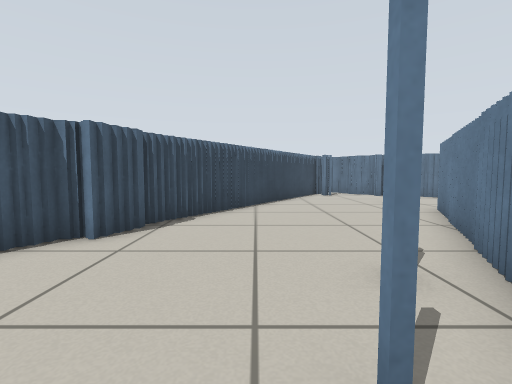
View 1 (above)

12 first-person views from a walk through a world built for the Gazebo simulator. The camera is 0.57 m above the floor, tilts 4° down and sees 85° across. The floor is counted in squares, 0.5 m on a side. Each view is taken from the middle of a square. On the plan, view 1 faces up. The plan holds only what a view shows up to about 12 squares ahead; the rest is blank. The place goes on beyond the plan.

View 2
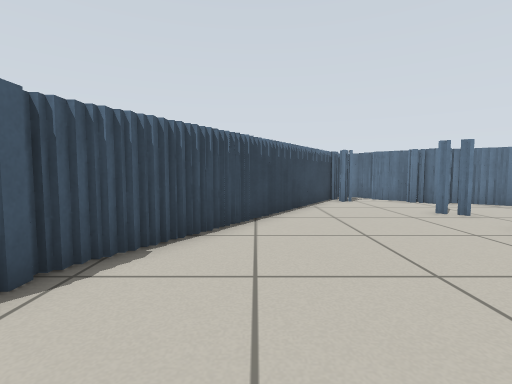

View 3
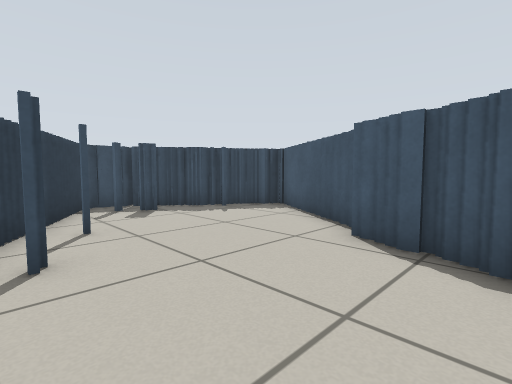

View 4
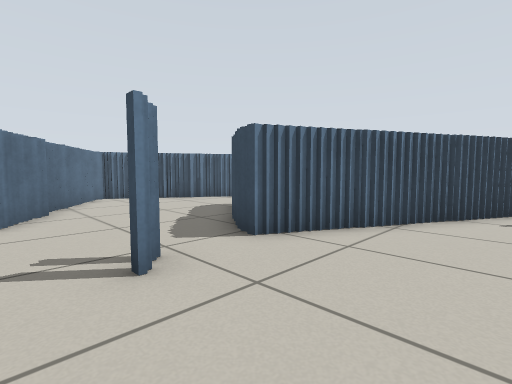

View 5
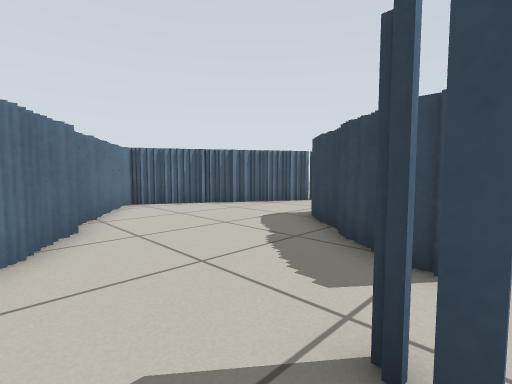

View 6
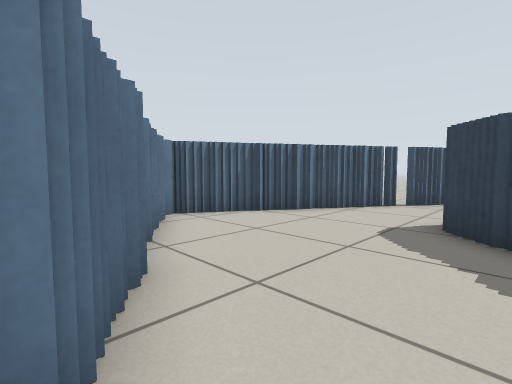

View 7
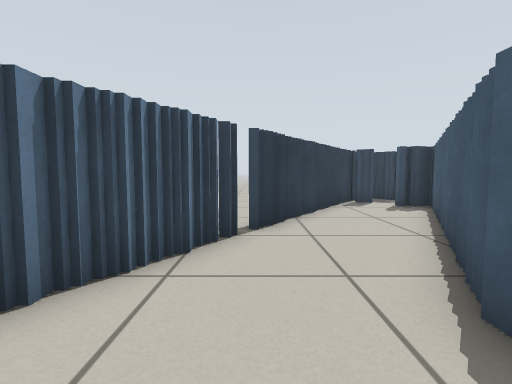

View 8
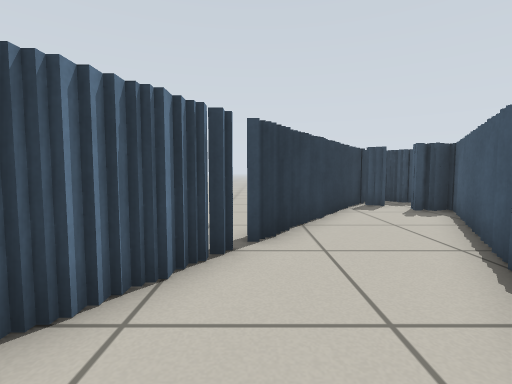

View 9
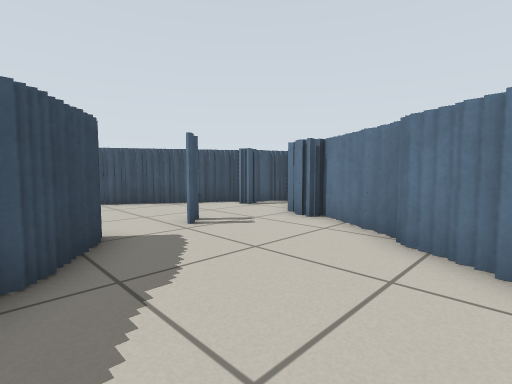

View 10
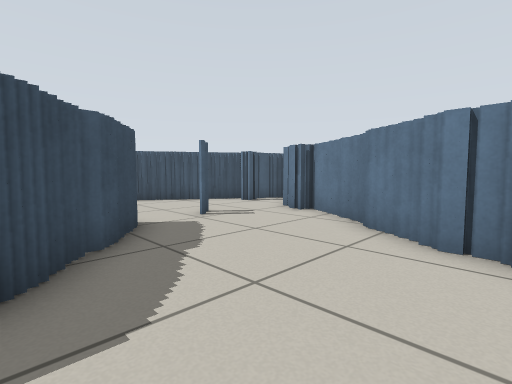

View 11
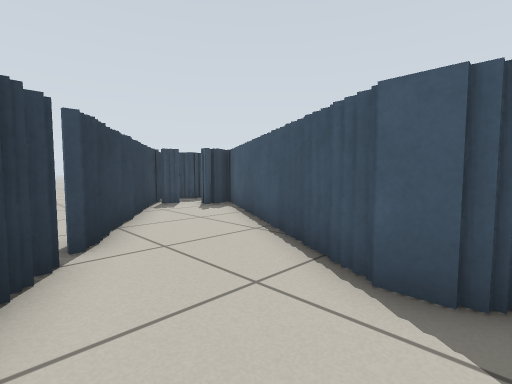

View 12
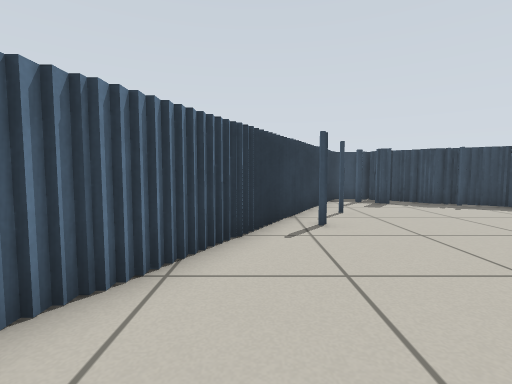

### Floor plan
Key: @ floor where view 1 was taken; # wall or solid block; . floor.
Columns run from 6 left of view 1 to 15 right of it. Each row starts with its distance up from view 1.
 15          ####
 14         ###.##
 13        ##...####
 12        #.......##
 11       ##........###
 10       #....#......###
  9      ##.............##
  8     ##.....###.......#
  7     #......####.....##
  6    ##.....##  ##....#
  5   ##......#   ##...##
  4   #......##   ##..##
  3  ##.....##    #...#
  2 ##......##   ##..##
  1 #......##   ##...#
  0 ##....@##   #...##
 -1  ####..#    #..##
 -2    #####    #..#
 -3             #.##
 -4             ###

Positions as (right, up) in squares from view 1, and headings:
1: (0, 0), facing up
2: (0, 3), facing up
3: (2, 7), facing down-left
4: (2, 12), facing down-right
5: (5, 12), facing down-right
6: (8, 12), facing down-right
7: (11, 7), facing down
8: (11, 6), facing down
9: (11, 7), facing up-left
10: (12, 6), facing up-left
11: (12, 6), facing down-left
12: (3, 9), facing down
